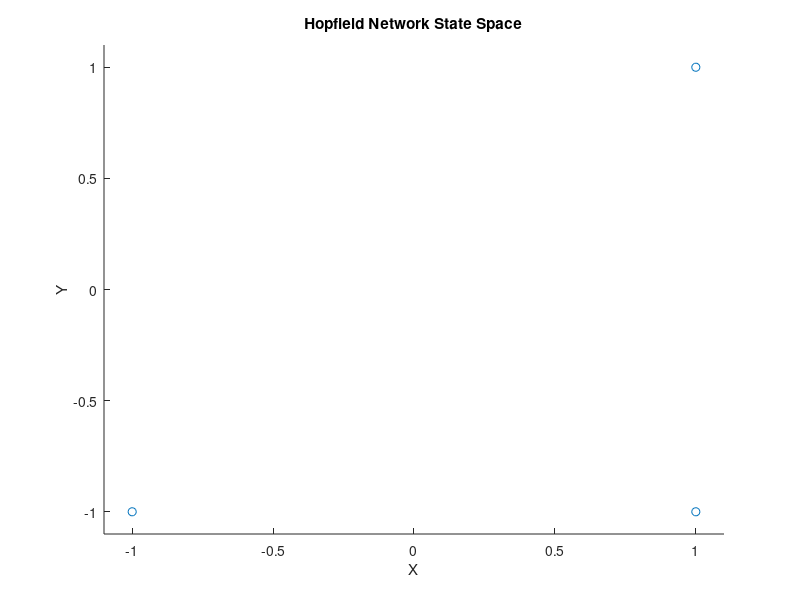

This figure's MATLAB source: (Note: this script raises an error after producing the figure.)
% attractors states
T = [1 1; -1 -1; 1 -1]';

% plotting the attractors
scatter(T(1,:),T(2,:));%T(1,:),T(2,:),T(3,:),'r*')
axis([-1.1 1.1 -1.1 1.1])
title('Hopfield Network State Space')
xlabel('X');
ylabel('Y');

% create network
net = newhop(T);
[Y,Pf,Af] = net([],[],T);
Y

% create random starting points and view response
for i=1:20
    a = {rands(2,1)};
    [y,Pf,Af] = net({20},{},a);
    
    % view the hopfield response
    record = [cell2mat(a) cell2mat(y)];
    record
    start = cell2mat(a);
    hold on
    plot(start(1,1),start(2,1),'bx',record(1,:),record(2,:))
end